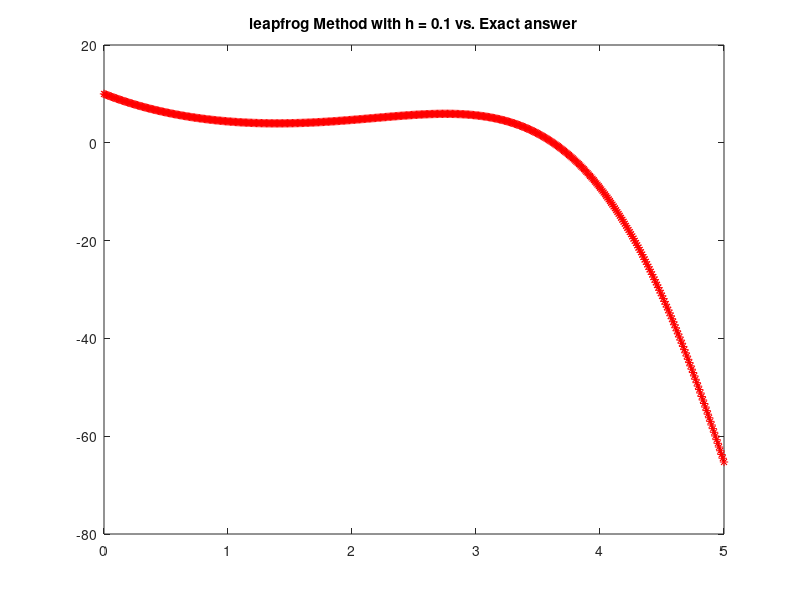
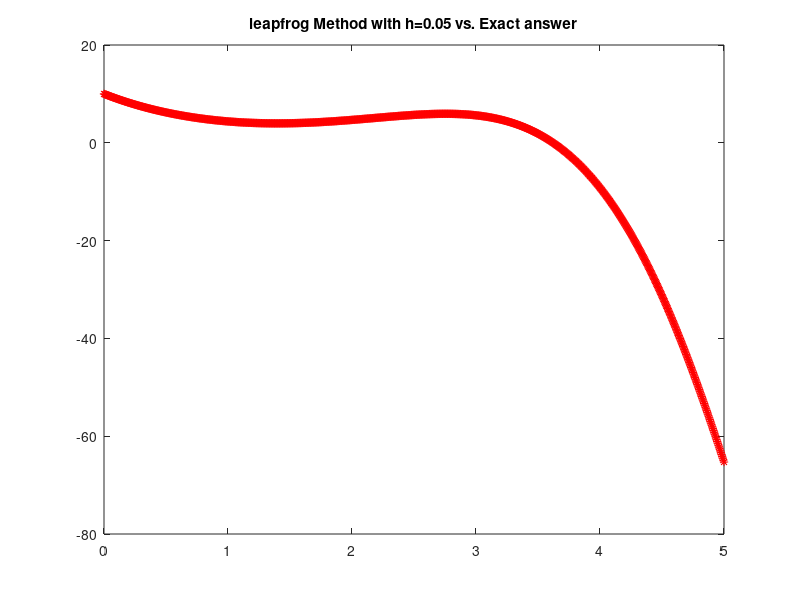
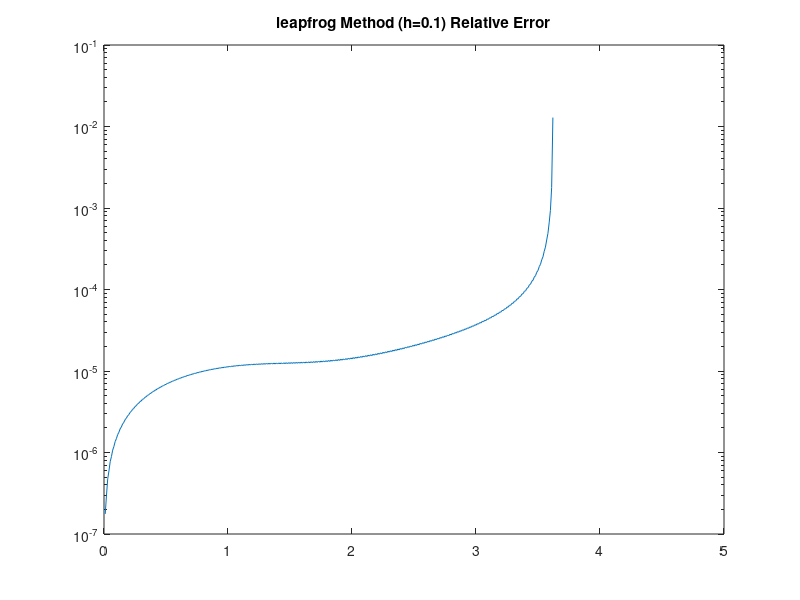
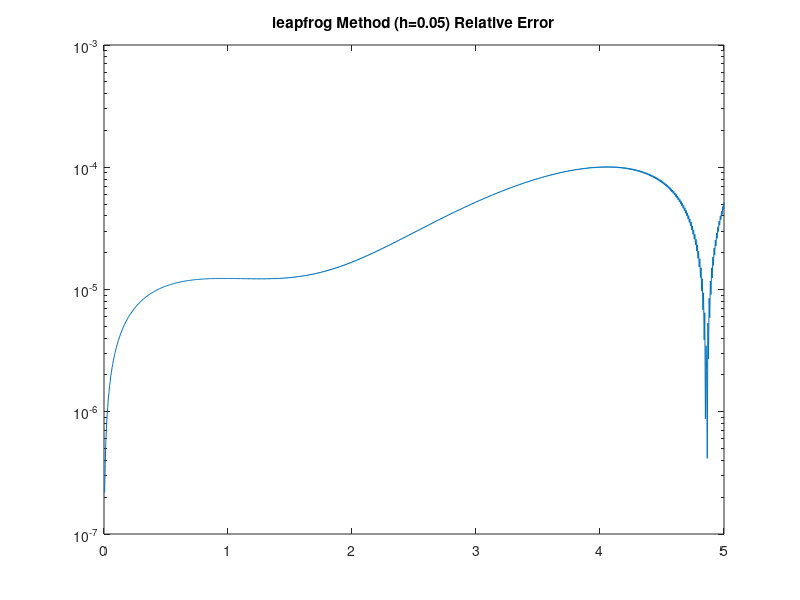

The MATLAB script that drew these images, in order:
% CERM_Lab_251021
% Exercise 3

            % Solving ODEs
            % Heun Method Empirical Order
          
            % Heun Method Empirical Order
clc
clear all
close all
format long

            % Defining the Problem and Exact Function
f = @(t,y) -y + exp(t) * sin(t);
y_exact = @(t) (51/5) * exp(-t) - 0.2 * exp(t) .* (cos(t) - 2*sin(t));

y0 = 10;
T = 5;

            % Defining conditions for two solutions with h1 and h2
h1 = 0.01;
h2 = 0.005;

N1 = T/h1;
N2 = T/h2;

un1 = zeros(round(N1+1),1);
tn1 = zeros(round(N1+1),1);

un2 = zeros(size(N2+1));
tn2 = zeros(size(N2+1));

un1(1,1) = y0;
un2(1,1) = y0;


for k=1 : N1
    tn1(k+1, 1) = tn1(k, 1) + h1;
    f1 = f(tn1(k,1), un1(k,1));
    f2 = f(tn1(k) + h1, un1(k,1) + h1 * f1);
    un1(k+1,1)=un1(k,1) + 0.5 * h1 * (f1 + f2);
end


for k=1 : N2
    tn2(k+1,1) = tn2(k, 1) + h2;
    f1 = f(tn2(k, 1), un2(k, 1));
    f2 = f(tn2(k) + h2, un2(k, 1) + h2 * f1);
    un2(k+1, 1) = un2(k,1) + 0.5 * h2 * (f1 + f2);
end


            % Plotting Heun Method Answers vs. Exact Answer
tmesh1 = [0 : h1 : T]';
tmesh2 = [0 : h2 : T]';

figure(1)
plot(tmesh1,y_exact(tmesh1), 'k', tn1,un1,'r*')
title("Heun Method with h = 0.1 vs. Exact answer")

figure(2)
plot(tmesh2, y_exact(tmesh2), tn2, un2, 'r*')
title("Heun Method with h=0.05 vs. Exact answer")


            % Absolute and Relatve Errors on the Interval

abs_err_Heun1 = abs( y_exact(tn1) - un1 );
abs_err_Heun2 = abs( y_exact(tn2) - un2 );


    %size of rel_err_Heun1 & 2 are square matrixes, not vectors

rel_err_Heun1 = abs_err_Heun1 ./ y_exact(tn1);
rel_err_Heun2 = abs_err_Heun2 ;

figure(3)
semilogy(tn1,rel_err_Heun1)
title("Heun Method (h=0.1) Relative Error")
figure(4)
semilogy(tn2,rel_err_Heun2)
title("Heun Method (h=0.05) Relative Error")



            % Absolute and Relative Errors at Final Time

abs_error_endpoint_Heun1 = abs( y_exact(tn1(end)) - un1(end) );
abs_error_endpoint_Heun2 = abs( y_exact(tn2(end)) - un2(end) );


rel_error_endpoint_Heun1 = abs( y_exact(tn1(end)) - un1(end)) ./ abs( y_exact( tn1(end) ) );
rel_error_endpoint_Heun2 = abs( y_exact(tn2(end)) - un2(end)) ./ abs( y_exact( tn2(end) ) );


            % Absolute and Relative Maximum Norm on the Interval

abs_err_Norminf_Heun1 = norm( abs_err_Heun1, inf );
abs_err_Norminf_Heun2 = norm( abs_err_Heun2, inf );


rel_err_Norminf_Heun1 = norm( abs_err_Heun1, inf ) / norm( y_exact(tn1),inf )
rel_err_Norminf_Heun2 = norm( abs_err_Heun2, inf ) / norm( y_exact(tn2),inf )


            % Heun Method Empirical Order Calculation 
p_emp_Heun = -log2(rel_err_Norminf_Heun2/rel_err_Norminf_Heun1)


%%
            
            % MEuler Method Empirical Order
% clc
clear all
close all
format long

            % Defining the Problem and Exact Function
f = @(t,y) -y + exp(t) * sin(t);
y_exact = @(t) (51/5) * exp(-t) - 0.2 * exp(t) .* (cos(t) - 2*sin(t));

y0 = 10;
T = 5;

            % Defining conditions for two solutions with h1 and h2
h1 = 0.01;
h2 = 0.005;

N1 = T/h1;
N2 = T/h2;

un1 = zeros(round(N1+1),1);
tn1 = zeros(round(N1+1),1);

un2 = zeros(size(N2+1));
tn2 = zeros(size(N2+1));

un1(1,1) = y0;
un2(1,1) = y0;


for k=1:N1
    tn1(k+1,1)=tn1(k,1)+h1;
    f1=f(tn1(k,1),un1(k,1));
    f2=f( tn1(k) + h1/2, un1(k,1) + 0.5 * h1 * f1);
    un1(k+1,1)=un1(k,1) + h1 * f2;
end


for k=1:N2
    tn2(k+1,1)=tn2(k,1)+h2;
    f1=f( tn2(k,1), un2(k,1));
    f2=f( tn2(k) + h2/2, un2(k,1) + 0.5 * h2 * f1);
    un2(k+1,1)=un2(k,1) + h2 * f2;
end


            % Plotting MEuler Method Answers vs. Exact Answer
tmesh1 = [0 : h1 : T]';
tmesh2 = [0 : h2 : T]';

figure(1)
plot(tmesh1,y_exact(tmesh1), 'k', tn1,un1,'r*')
title("MEuler Method with h = 0.1 vs. Exact answer")

figure(2)
plot(tmesh2, y_exact(tmesh2), tn2, un2, 'r*')
title("MEuler Method with h=0.05 vs. Exact answer")


            % Absolute and Relatve Errors on the Interval

abs_err_MEuler1 = abs( y_exact(tn1) - un1 );
abs_err_MEuler2 = abs( y_exact(tn2) - un2 );


    %size of rel_err_MEuler1 & 2 are square matrixes, not vectors

rel_err_MEuler1 = abs_err_MEuler1 ./ y_exact(tn1);
rel_err_MEuler2 = abs_err_MEuler2 ;

figure(3)
semilogy(tn1,rel_err_MEuler1)
title("MEuler Method (h=0.1) Relative Error")
figure(4)
semilogy(tn2,rel_err_MEuler2)
title("MEuler Method (h=0.05) Relative Error")



            % Absolute and Relative Errors at Final Time

abs_error_endpoint_MEuler1 = abs( y_exact(tn1(end)) - un1(end) );
abs_error_endpoint_MEuler2 = abs( y_exact(tn2(end)) - un2(end) );


rel_error_endpoint_MEuler1 = abs( y_exact(tn1(end)) - un1(end)) ./ abs( y_exact( tn1(end) ) );
rel_error_endpoint_MEuler2 = abs( y_exact(tn2(end)) - un2(end)) ./ abs( y_exact( tn2(end) ) );


            % Absolute and Relative Maximum Norm on the Interval

abs_err_Norminf_MEuler1 = norm( abs_err_MEuler1, inf );
abs_err_Norminf_MEuler2 = norm( abs_err_MEuler2, inf );


rel_err_Norminf_MEuler1 = norm( abs_err_MEuler1, inf ) / norm( y_exact(tn1),inf )
rel_err_Norminf_MEuler2 = norm( abs_err_MEuler2, inf ) / norm( y_exact(tn2),inf )


            % MEuler Method Empirical Order Calculation 
p_emp_MEuler = -log2(rel_err_Norminf_MEuler2/rel_err_Norminf_MEuler1)


%%
            
            % leapfrog Method Empirical Order
% clc
clear all
close all
format long

            % Defining the Problem and Exact Function
f = @(t,y) -y + exp(t) * sin(t);
y_exact = @(t) (51/5) * exp(-t) - 0.2 * exp(t) .* (cos(t) - 2*sin(t));

y0 = 10;
T = 5;

            % Defining conditions for two solutions with h1 and h2
h1 = 0.01;
h2 = 0.005;

N1 = T/h1;
N2 = T/h2;

un1 = zeros(round(N1+1),1);
tn1 = zeros(round(N1+1),1);

un2 = zeros(size(N2+1));
tn2 = zeros(size(N2+1));

un1(1,1) = y0;
un2(1,1) = y0;

tn1(2,1) = h1;
tn2(2,1) = h2;

f1 = f(tn1(1,1), un1(1,1));
f2 = f(tn1(1,1) + h1/2, un1(1,1) + 0.5 * h1 * f1);
un1(2,1) = un1(1, 1) + h1 * f2;


f1 = f(tn2(1,1), un2(1,1));
f2 = f(tn2(1,1) + h2/2, un2(1,1) + 0.5 * h2 * f1);
un2(2,1) = un2(1, 1) + h2 * f2;


for k = 2 : N1
    tn1(k+1, 1) = tn1(k, 1) + h1;
    un1(k+1, 1) = un1(k-1, 1) + 2 * h1 * f(tn1(k,1),un1(k,1));
end


for j = 2 : N2
    tn2(j+1, 1) = tn2(j, 1) + h2;
    un2(j+1, 1) = un2(j-1, 1) + 2 * h2 * f(tn2(j,1),un2(j,1));
end


            % Plotting leapfrog Method Answers vs. Exact Answer
tmesh1 = [0 : h1 : T]';
tmesh2 = [0 : h2 : T]';

figure(1)
plot(tmesh1,y_exact(tmesh1), 'k', tn1,un1,'r*')
title("leapfrog Method with h = 0.1 vs. Exact answer")

figure(2)
plot(tmesh2, y_exact(tmesh2), tn2, un2, 'r*')
title("leapfrog Method with h=0.05 vs. Exact answer")


            % Absolute and Relatve Errors on the Interval

abs_err_leapfrog1 = abs( y_exact(tn1) - un1 );
abs_err_leapfrog2 = abs( y_exact(tn2) - un2 );


    %size of rel_err_leapfrog1 & 2 are square matrixes, not vectors

rel_err_leapfrog1 = abs_err_leapfrog1 ./ y_exact(tn1);
rel_err_leapfrog2 = abs_err_leapfrog2 ;

figure(3)
semilogy(tn1,rel_err_leapfrog1)
title("leapfrog Method (h=0.1) Relative Error")
figure(4)
semilogy(tn2,rel_err_leapfrog2)
title("leapfrog Method (h=0.05) Relative Error")


            % Absolute and Relative Errors at Final Time

abs_error_endpoint_leapfrog1 = abs( y_exact(tn1(end)) - un1(end) );
abs_error_endpoint_leapfrog2 = abs( y_exact(tn2(end)) - un2(end) );


rel_error_endpoint_leapfrog1 = abs( y_exact(tn1(end)) - un1(end)) ./ abs( y_exact( tn1(end) ) );
rel_error_endpoint_leapfrog2 = abs( y_exact(tn2(end)) - un2(end)) ./ abs( y_exact( tn2(end) ) );


            % Absolute and Relative Maximum Norm on the Interval

abs_err_Norminf_leapfrog1 = norm( abs_err_leapfrog1, inf );
abs_err_Norminf_leapfrog2 = norm( abs_err_leapfrog2, inf );


rel_err_Norminf_leapfrog1 = norm( abs_err_leapfrog1, inf ) / norm( y_exact(tn1),inf )
rel_err_Norminf_leapfrog2 = norm( abs_err_leapfrog2, inf ) / norm( y_exact(tn2),inf )


            % leapfrog Method Empirical Order Calculation 
p_emp_leapfrog = -log2(rel_err_Norminf_leapfrog2/rel_err_Norminf_leapfrog1)



            % Given comparing the answers of this code, Leapfrog method is
            % the most accurate one among these three methods, then
            % Modified Euler was more accurate than Heun method, and Heun
            % method was the least accurate method here.
            %
            % Comparing the accuracy:
            % LeapFrog > Modified Euler > Heun Method
